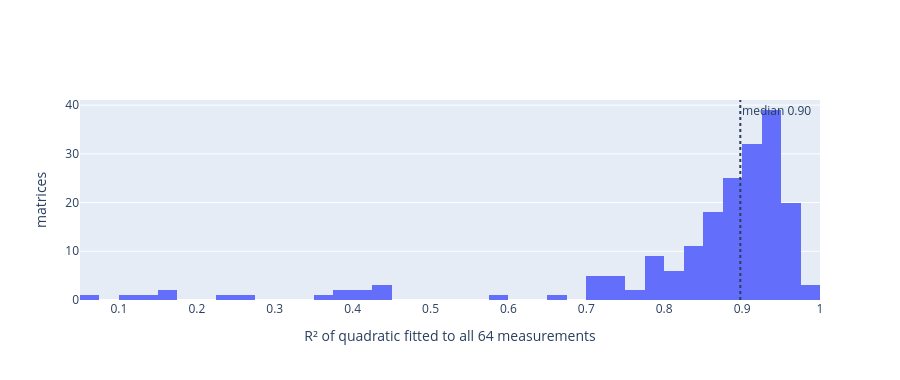

Notebook code for this chart:
### Markdown cell above
## 1. How well can a quadratic fit a real surface, even with all 64 points?

### Code cell
fig = go.Figure(go.Histogram(x=RES.r2_full, xbins=dict(start=0, end=1, size=0.025)))
fig.add_vline(x=RES.r2_full.median(), line_dash="dot", annotation_text=f"median {RES.r2_full.median():.2f}")
fig.update_layout(xaxis_title="R² of quadratic fitted to all 64 measurements", yaxis_title="matrices", height=380)
fig

### Figure 1 — Plotly figure (JSON) as saved in the notebook; plotly's stock layout.template omitted (floating-point values rounded to 4 significant figures; data arrays with more than 128 entries replaced by an {"elided": "..."} marker saying what was removed)
{"data": [{"type": "histogram", "x": {"elided": "192 float values"}, "xbins": {"end": 1, "size": 0.025, "start": 0}}], "layout": {"annotations": [{"showarrow": false, "text": "median 0.90", "x": 0.8977, "xanchor": "left", "xref": "x", "y": 1, "yanchor": "top", "yref": "y domain"}], "height": 380, "shapes": [{"line": {"dash": "dot"}, "type": "line", "x0": 0.8977, "x1": 0.8977, "xref": "x", "y0": 0, "y1": 1, "yref": "y domain"}], "xaxis": {"title": {"text": "R² of quadratic fitted to all 64 measurements"}}, "yaxis": {"title": {"text": "matrices"}}}}
